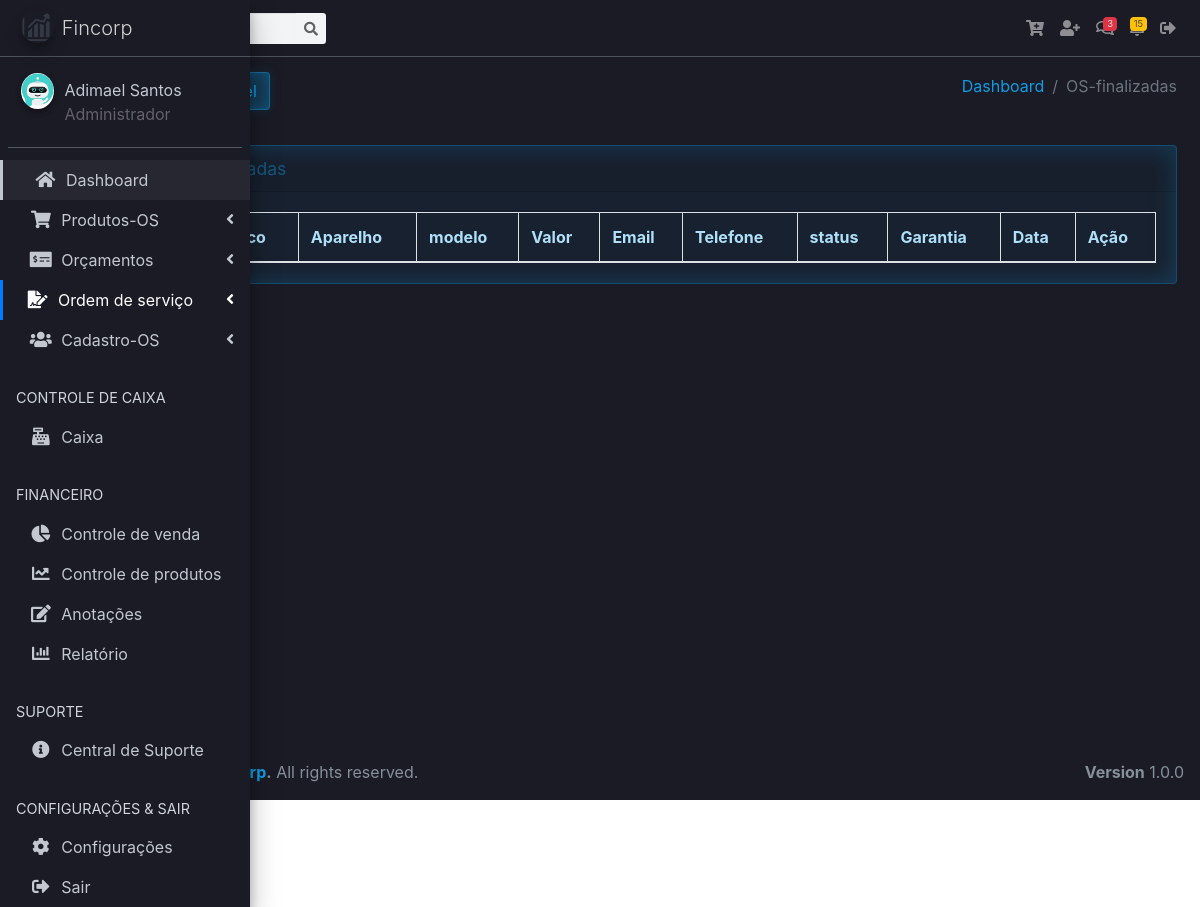
Page /vv/osfinalizadas.php (signed in) on the earlier database version.
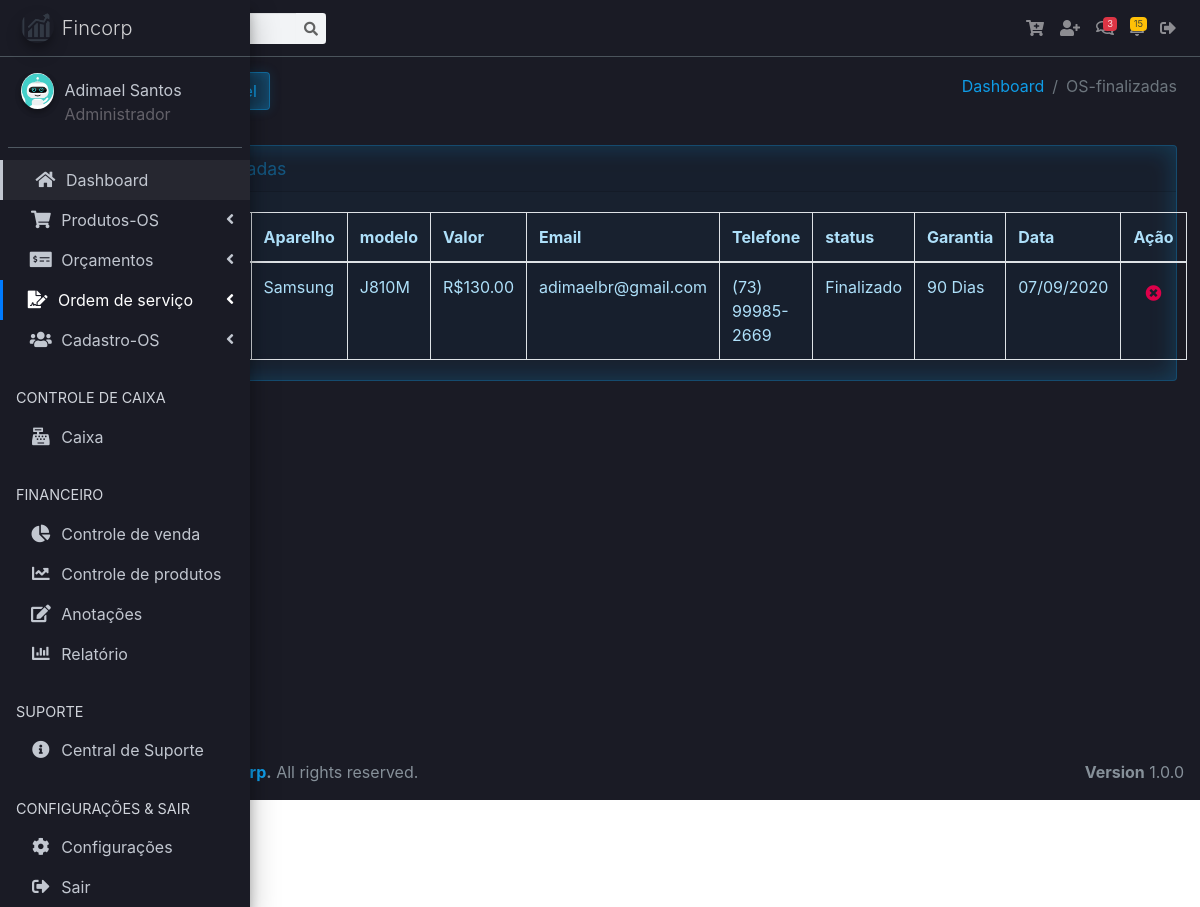
Same page on the later database version.
### tables this page shows
CREATE TABLE `tb_os` (
  `id` int(11) NOT NULL,
  `id_user` int(11) NOT NULL,
  `id_cliente` int(11) NOT NULL,
  `aparelho` varchar(25) NOT NULL,
  `modelo` varchar(25) NOT NULL,
  `tecnico` varchar(25) NOT NULL,
  `valor_total` decimal(10,2) NOT NULL,
  `data_abertura` date NOT NULL,
  `data_fechamento` date DEFAULT NULL,
  `garantia` varchar(15) DEFAULT NULL,
  `status` varchar(15) NOT NULL
);

CREATE TABLE `tb_clientes` (
  `id_cliente` int(11) NOT NULL,
  `id_user` int(11) NOT NULL,
  `nome` varchar(32) NOT NULL,
  `cpf` varchar(20) NOT NULL,
  `endereco` varchar(128) NOT NULL,
  `cidade` varchar(45) NOT NULL,
  `estado` varchar(20) NOT NULL,
  `cep` varchar(20) NOT NULL,
  `telefone` varchar(45) NOT NULL,
  `email` varchar(100) DEFAULT NULL,
  `dt_registro` timestamp NOT NULL DEFAULT current_timestamp()
);

### vv/osfinalizadas.php (the view, shortened to what the changed rows need)
<?php
require_once("header.php");
?>
<body class="hold-transition sidebar-mini">
<div class="wrapper">
  <div class="content-wrapper">
<section class="content">
<div class="container-fluid">
<div class="row">
<div class="col-12">
<div class="card">
<div class="card-body">
<?php
if(isset($_GET['buttonPesquisar']) and $_GET['txtpesquisar'] != ''){
    $nome = $_GET['txtpesquisar'] . '%';
    $query = "select * from tb_clientes where id_user = $_SESSION[id_user]  order by nome asc";
}else if(isset($_GET['buttonPesquisarCPF']) and $_GET['txtpesquisarcpf'] != ''){
    $nome = $_GET['txtpesquisarcpf'];
    $query = "select * from tb_clientes where cpf = '$nome'  order by nome asc";
}
else{
  $query = "select tb_os.*, tb_clientes.* from tb_os join tb_clientes where tb_os.id_cliente = tb_clientes.id_cliente AND status = 'Finalizado' order by nome ASC";
}
    $result = mysqli_query($conn, $query);
    $row = mysqli_num_rows($result);
if($row == ''){
    echo "<h3> Não existem dados cadastrados no banco </h3>";
}else{
?>
<table id="example1" class="table table-bordered table-striped">
  <thead>
  <tr>
    <th>id</th>
    <th>Cliente</th>
    <th>Técnico</th>
    <th>Aparelho</th>
    <th>modelo</th>
    <th>Valor</th>
    <th>Email</th>
    <th>Telefone</th>
    <th>status</th>
    <th>Garantia</th>
    <th>Data</th>
    <th>Ação</th>
  </tr>
  </thead>
  <tbody>
  <?php
    while($res_1 = mysqli_fetch_array($result)){
        $id = $res_1["id"];
        $cliente = $res_1["nome"];
        $tecnico = $res_1["tecnico"];
        $aparelho = $res_1["aparelho"];
        $modelo = $res_1["modelo"];
        $valor_total = $res_1["valor_total"];
        $status = $res_1["status"];
        $email = $res_1["email"];
        $telefone = $res_1["telefone"];
        $garantia = $res_1["garantia"];
        $data_fechamento = $res_1["data_fechamento"];
        $data_fechamento2 = implode('/', array_reverse(explode('-', $data_fechamento)));
    ?>
  <tr>
    <td><?php echo $id; ?></td>
    <td><?php echo $cliente; ?></td>
    <td><?php echo $tecnico; ?></td>
    <td><?php echo $aparelho; ?></td>
    <td><?php echo $modelo; ?></td>
    <td>R$<?php echo $valor_total; ?></td>
    <td><?php echo $email; ?></td>
    <td><?php echo $telefone; ?></td>
    <td><?php echo $status; ?></td>
    <td><?php echo $garantia; ?></td>
    <td><?php echo $data_fechamento2; ?></td>
    <td><div class="widget-content-right">
    <a href="osfinalizadas.php?func=deleta&id=<?php echo $id; ?>"><button class="border-0 btn-transition btn btn-outline-danger">
    <i class="fa fa-times-circle"></i>
    </button></a>
    </div></td>
  </tr>
  <?php
        }
    ?>
  </tbody>
</table>
<?php
        }
    ?>
</div>
</div>
</div>
</div>
</div>
</section>
</div>
</div>
</body>
</html>

Differences in the rows shown:
added tb_os: aparelho "Samsung", modelo "J810M", valor_total "130.00", id_cliente.email "adimaelbr@gmail.com", id_cliente.telefone "(73) 99985-2669", status "Finalizado", garantia "90 Dias", data_fechamento "07/09/2020"
